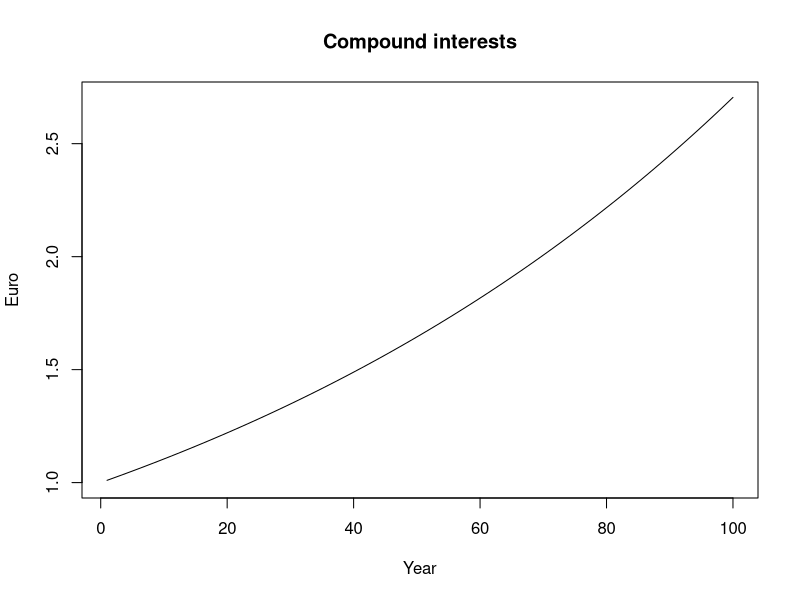
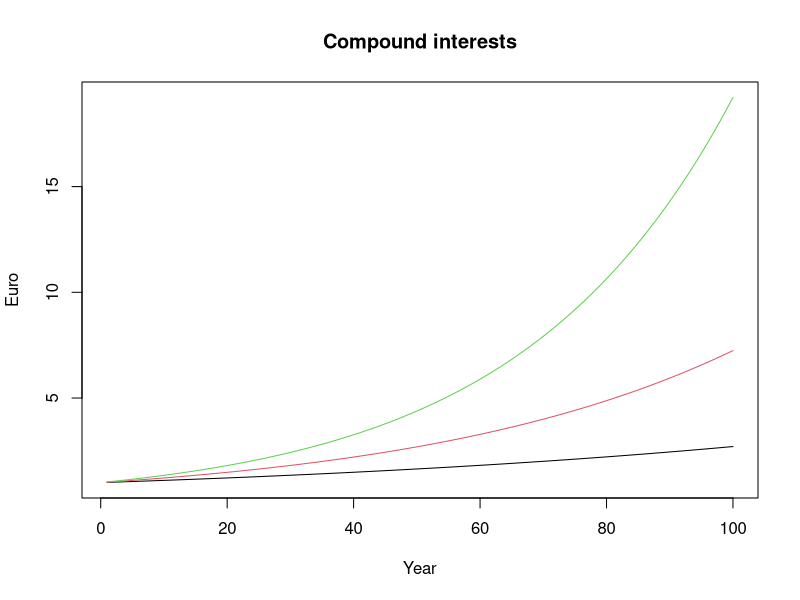
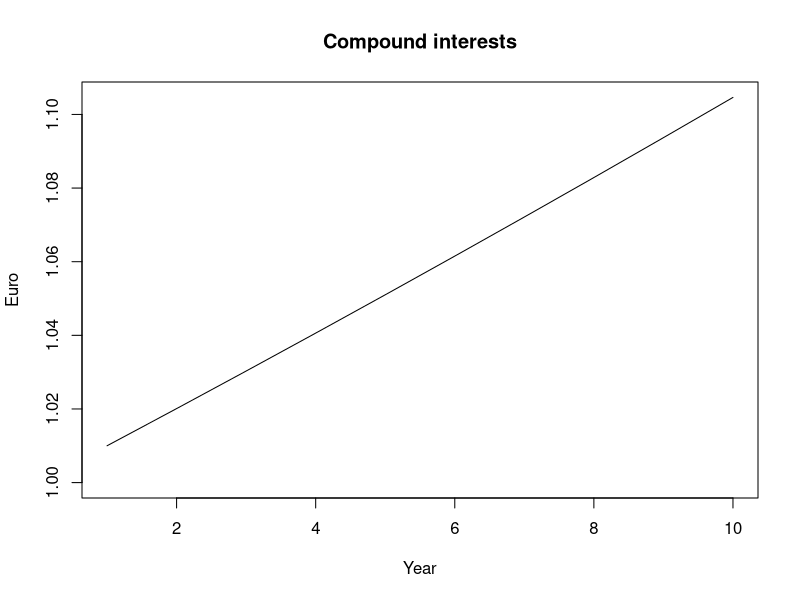
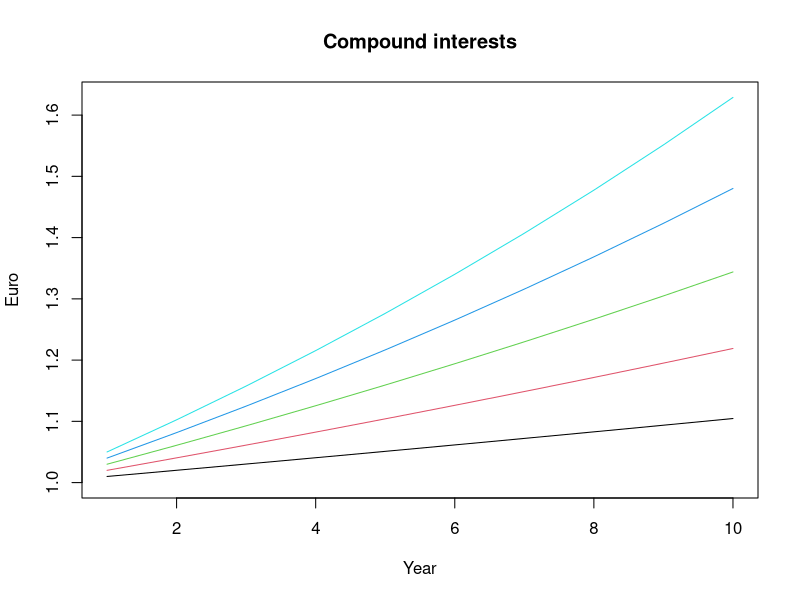

Here is the R script that generated these plots, in order:
years <- 100
A <- numeric(length = years)
r <- 0.01
P <- 1

for (t in 1:years) {
  
  A[t] <- P * (1 + r)^t
  
}

P * (1 + r)^(1:years)

plot(x = 1:years,
     y = A,
     xlim = c(1, years), 
     ylim = c(1, max(A)),
     type = "l", 
     col = "black",
     main = "Compound interests", 
     xlab = "Year", 
     ylab = "Euro")

years <- 100
r <- c(0.01, 0.02, 0.03)
A <- matrix(nrow = years, ncol = length(r), byrow = TRUE)
P <- 1

for (t in 1:years) {
  
  for (s in 1:length(r)) {
    
    A[t,s] <- P * (1 + r[s])^t
    
  }
  
}

plot(NULL, 
     xlim = c(1, nrow(A)), 
     ylim = c(1, max(A)),
     main = "Compound interests", 
     xlab = "Year", 
     ylab = "Euro")

for (l in 1:ncol(A)) {
  
  lines(A[,l], type = "l", col = l)
  
}

my_fun <- function(x) {
  
  square <- x^2
  
  return(square)
  
}        
            
my_fun(x = 5)

my_fun_alternative <- function(x) x^2

my_fun_alternative(x = 5)

my_fun <- function(time, scenarios) {
  
  r <- scenarios
  
  A <- matrix(nrow = time, ncol = length(r), byrow = TRUE)
  
  P <- 1
  
  for (t in 1:time) {
    
    for (s in 1:length(r)) {
      
      A[t,s] <- P * (1 + r[s])^t
      
    }
    
  }
  
  plot(NULL, 
       xlim = c(1, nrow(A)), 
       ylim = c(1, max(A)),
       main = "Compound interests", 
       xlab = "Year", 
       ylab = "Euro")
  
  for (l in 1:ncol(A)) {
    
    lines(A[,l], type = "l", col = l)
    
  }
  
}

my_fun(time = 10, scenarios = 0.01)

my_fun(time = 10, scenarios = seq(0.01, 0.05, 0.01))